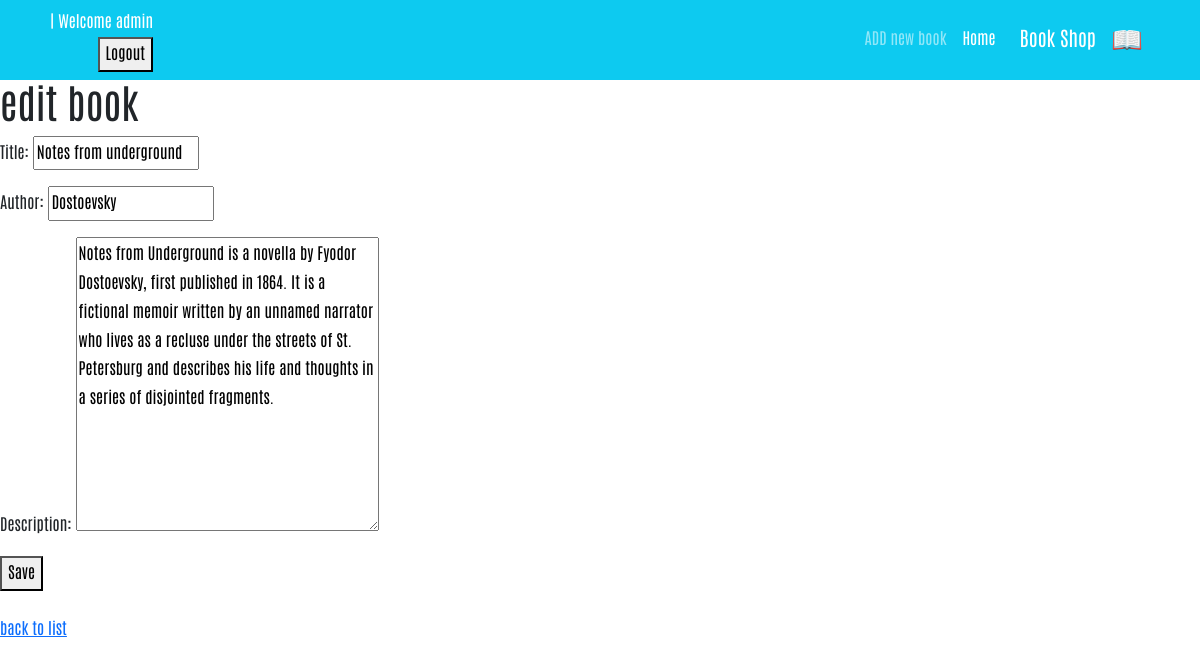
Page /books/1/edit/ (signed in) on the committed database.
### books/models.py (models this page shows, shortened)
class Book(models.Model):
    title = models.CharField(max_length=200)
    author = models.CharField(max_length=200)
    description = models.TextField()
    price = models.DecimalField(max_digits=5, decimal_places=2)

### books/views.py (the view)
# urls.py: path('<int:pk>/edit/', BookUpdateView.as_view(), name='book_update'),
class BookUpdateView(generic.UpdateView):
    model = Book
    fields = ['title', 'author', 'description']
    template_name = 'books/book_update.html'

### books/templates/books/book_update.html (shortened to what this page needs)
{% extends '_base.html' %}
{% block content %}
    <h1>edit book</h1>
    <form method="post">
        {{ form.as_p }}
        <button type="submit">Save</button>
    </form>
    <br>
    <a href="{% url 'book_list' %}">back to list</a>
{% endblock %}

### static/css/style.css (style rules this page uses)
* { font-family: 'Antonio', sans-serif; line-height: 1.8rem; }

### rows in the picture
Book: title "Notes from underground", author "Dostoevsky", description "Notes from Underground is a novella by Fyodor Dostoevsky, first published in 1864. It is a fictional memoir written by an unnamed narrator who lives as a recluse under the streets of St. Petersburg and describes his life and thoughts in a series of disjointed fragments."
